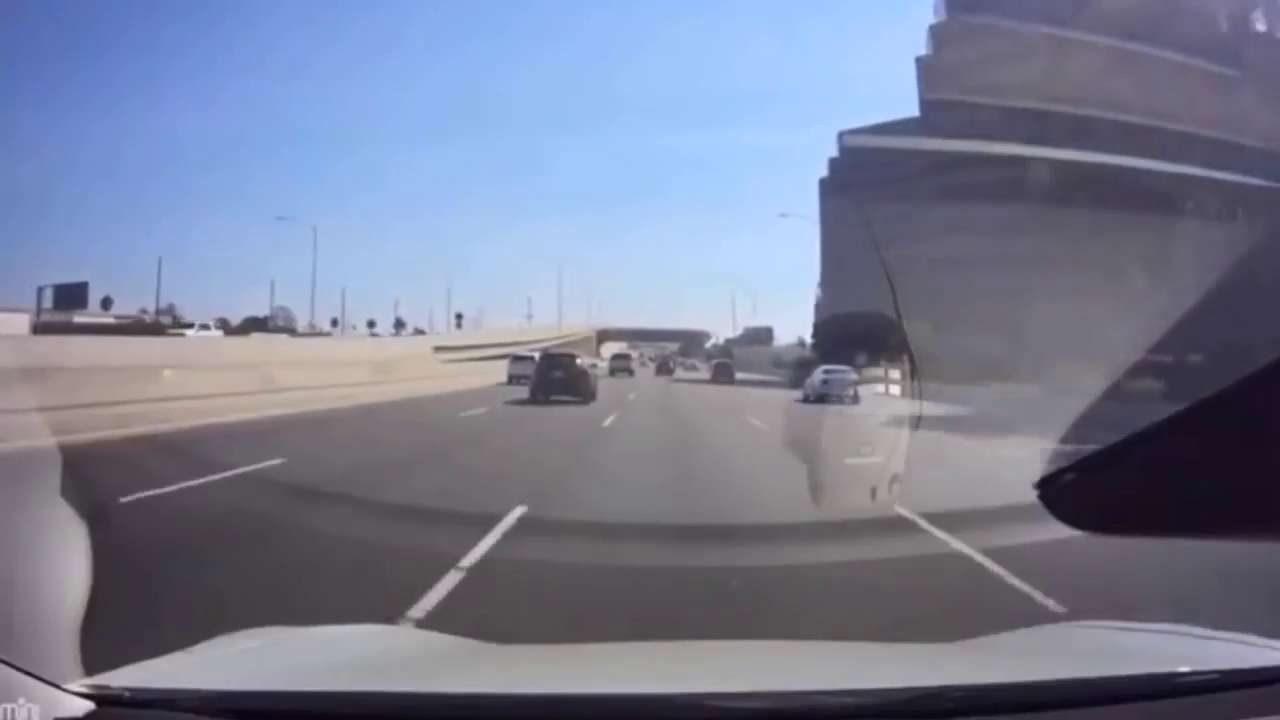
#> input picture frame 45 of tesla.mp4, 1280 x 720 px, given in place of bike.mp4, which was not available
$ python car.py
#> lines starting #> are read from the running program, lines starting #| are printed output that depends on the picture; after the words box and inside, x2 and y2 are one past the last pixel; in counts of white or black regions, pixels touching at a corner belong together; pictures that were not available may be replaced by others from this repository, and a replacement may not be noted
from cv2 import cv2

img_file = 'cari.jpg'

car_file = 'car_detector.xml'
pedestrian_file = 'pedestrian.xml'

video = cv2.VideoCapture('bike.mp4')

pedestrian_tracker = cv2.CascadeClassifier(pedestrian_file)
car_tracker = cv2.CascadeClassifier(car_file)

while True:
    (read_successful,frame) = video.read()
#> frame is the input picture: shape (720, 1280, 3); mean B, G, R 147.8, 125.7, 119.8
    if read_successful:
        gray_frame = cv2.cvtColor(frame,cv2.COLOR_BGR2GRAY)
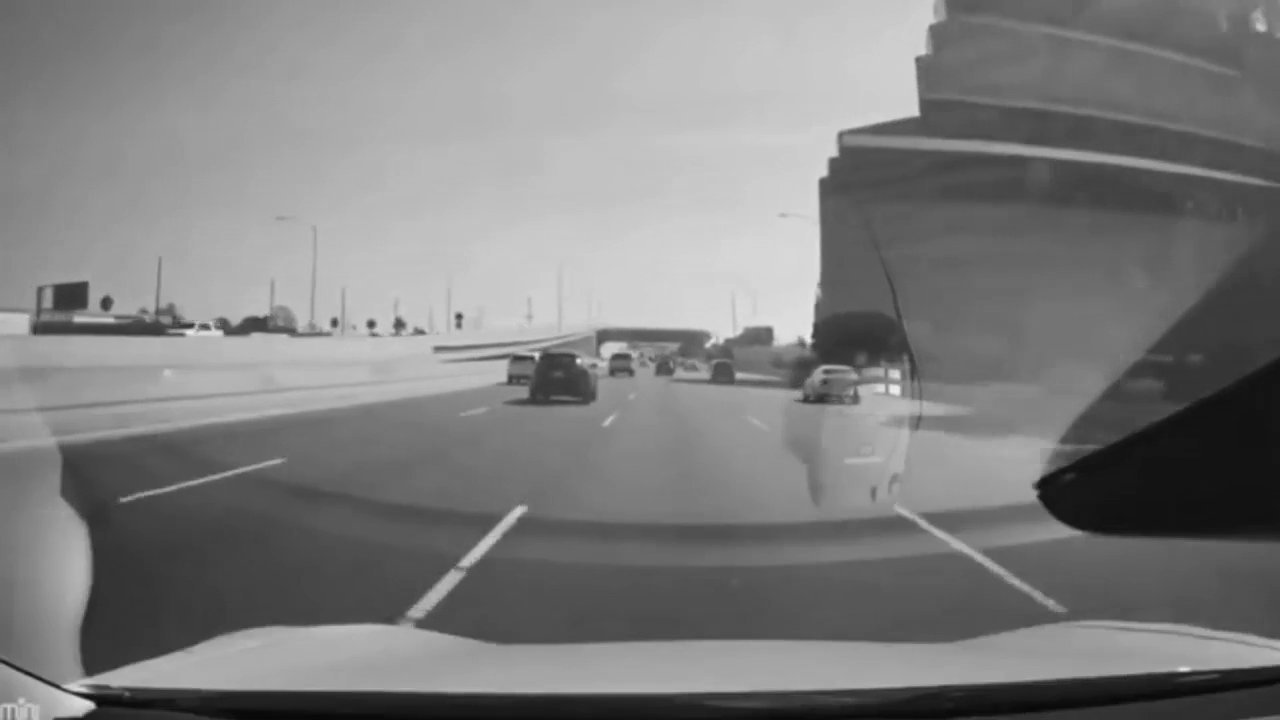
#> gray_frame: shape (720, 1280); min 6, max 238, mean 126.5

    else:
        break

    cars = car_tracker.detectMultiScale(gray_frame)
#> cars = [[408, 319, 22, 22], [789, 358, 65, 65], [588, 327, 66, 66], [171, 224, 166, 166]]
    pedestrian = pedestrian_tracker.detectMultiScale(gray_frame)
#> pedestrian = ()

    for(x,y,w,h) in cars:
        cv2.rectangle(frame, (x,y), (x+w,y+h), (0,0,255), (2))
#> this loop made 4 passes
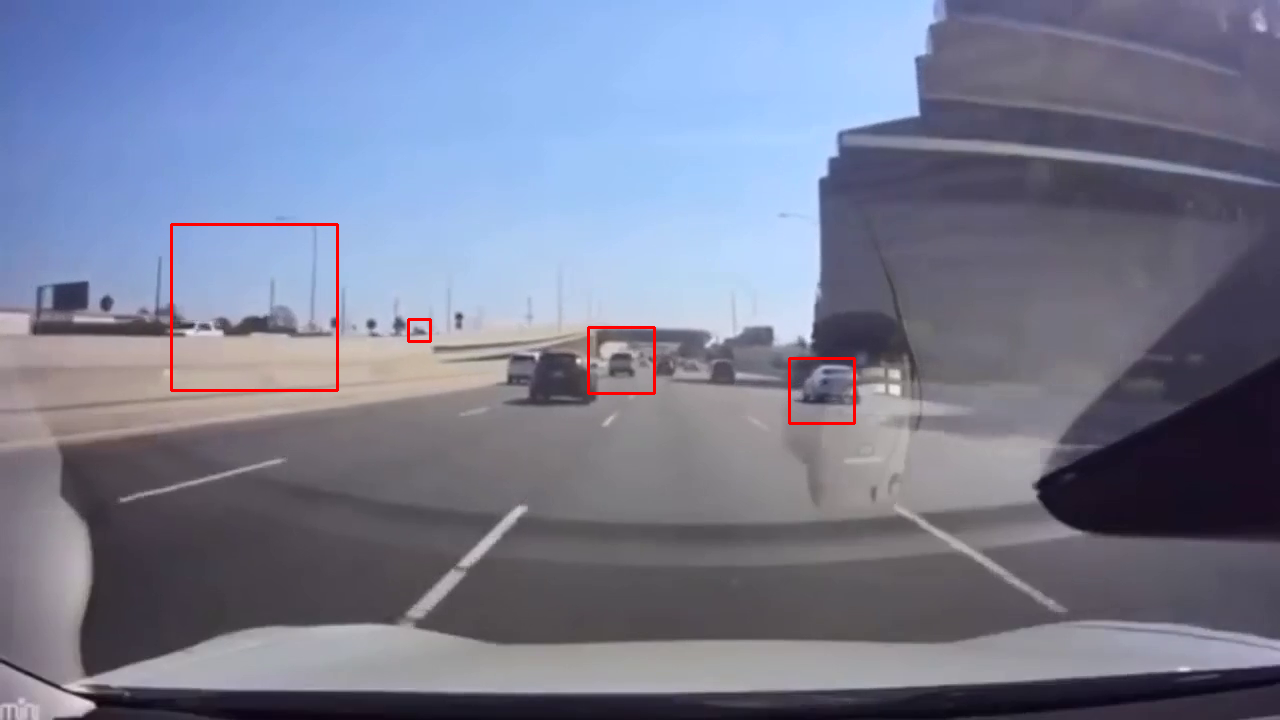
#> frame: shape (720, 1280, 3); 0.41% of pixels changed, all inside (x1, y1, x2, y2) = (170, 223, 856, 425)

    for(x,y,w,h) in pedestrian:
        cv2.rectangle(frame, (x,y), (x+w,y+h), (0,255,255), (2))
#> this loop made 0 passes


    cv2.imshow('win',frame)
    cv2.waitKey(1)


print('ho')

$ run again, starting later in the video
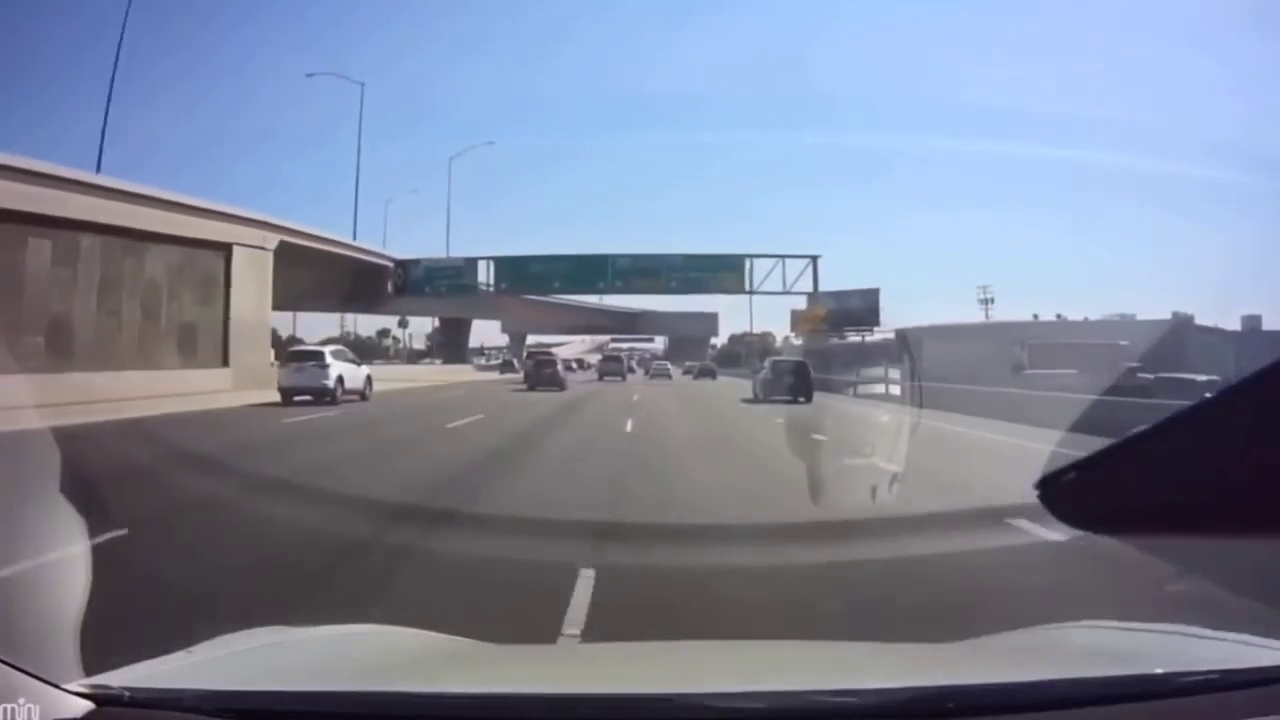
#> input picture frame 203 of tesla.mp4, 1280 x 720 px, given in place of bike.mp4, which was not available
#> frame is the input picture: shape (720, 1280, 3); mean B, G, R 153.9, 133.6, 125.2
#> `gray_frame = cv2.cvtColor(frame,cv2.COLOR_BGR2GRAY)`:
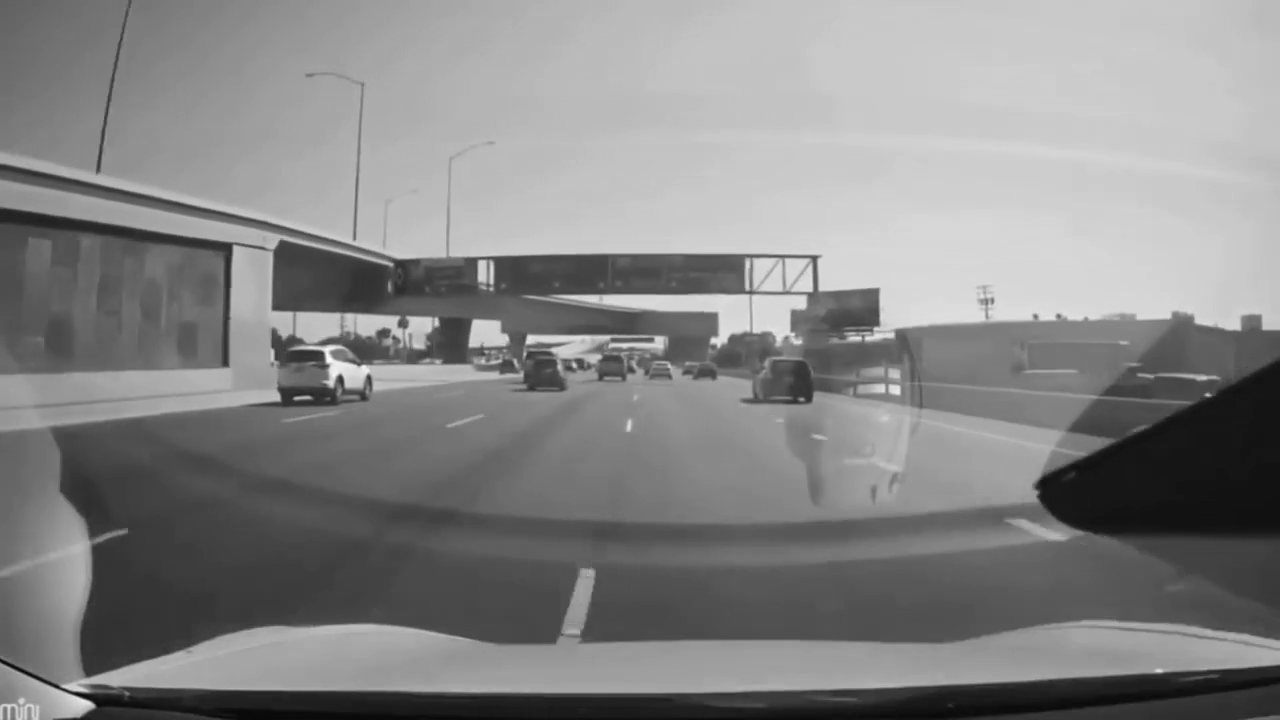
#> gray_frame: shape (720, 1280); min 7, max 254, mean 133.3
#> cars = [[637, 347, 45, 45], [683, 349, 45, 45], [586, 341, 53, 53], [468, 336, 48, 48], [730, 330, 102, 102]]
#> pedestrian = ()
#> the loop `for(x,y,w,h) in cars:` made 5 passes
#> after the loop `for(x,y,w,h) in cars:`:
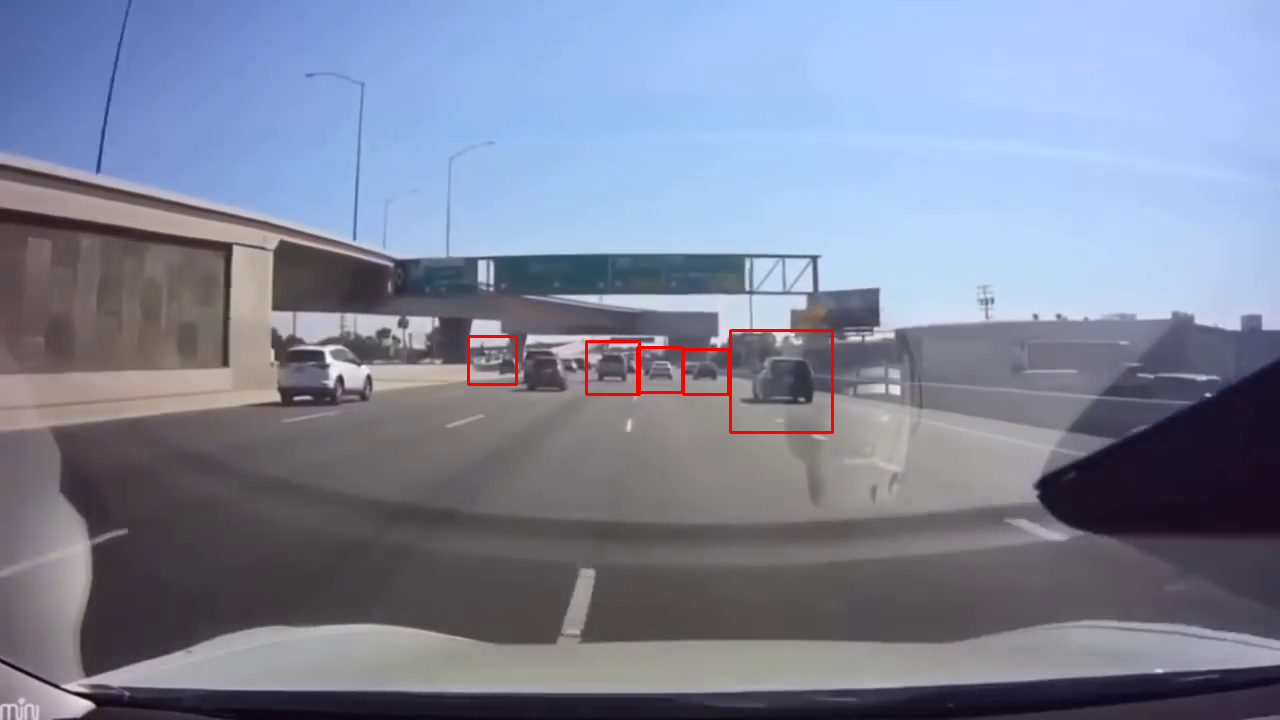
#> frame: shape (720, 1280, 3); 0.36% of pixels changed, all inside (x1, y1, x2, y2) = (467, 329, 834, 434)

$ run again, starting later in the video
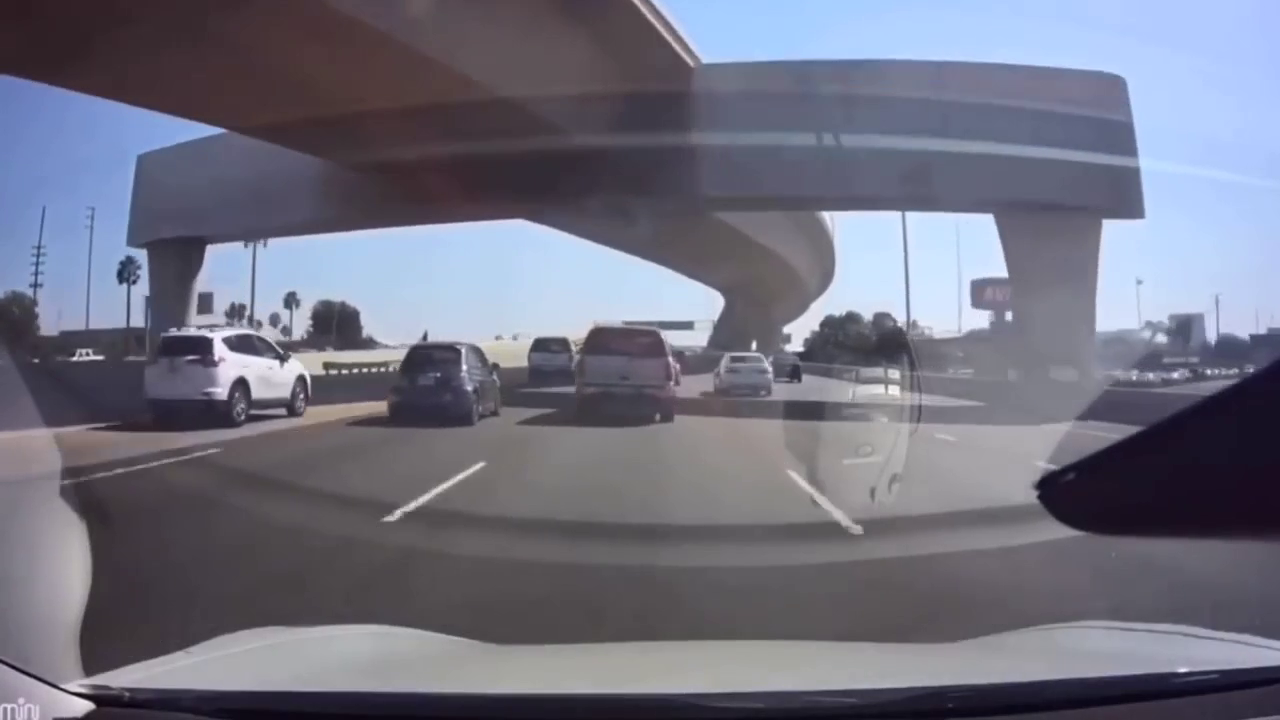
#> input picture frame 362 of tesla.mp4, 1280 x 720 px, given in place of bike.mp4, which was not available
#> frame is the input picture: shape (720, 1280, 3); mean B, G, R 128.2, 113.2, 112.6
#> `gray_frame = cv2.cvtColor(frame,cv2.COLOR_BGR2GRAY)`:
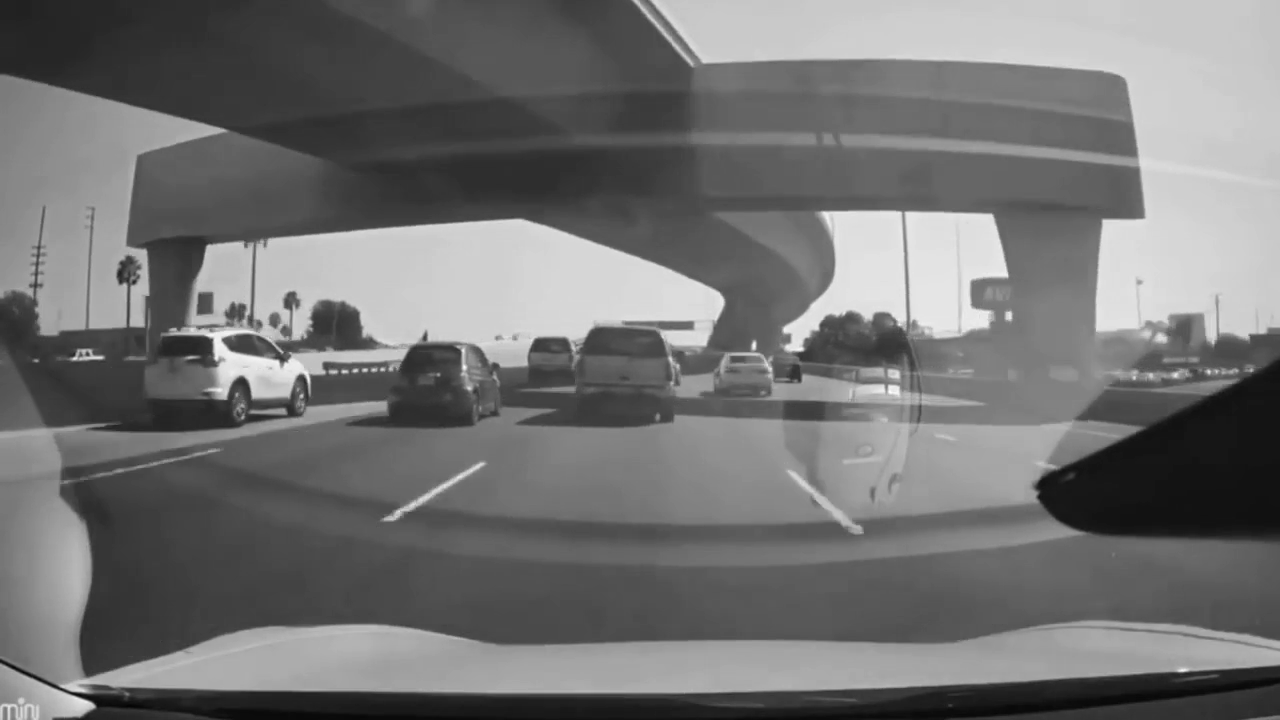
#> gray_frame: shape (720, 1280); min 4, max 255, mean 114.7
#> cars = [[848, 354, 44, 44], [758, 351, 98, 98]]
#> pedestrian = ()
#> the loop `for(x,y,w,h) in cars:` made 2 passes
#> after the loop `for(x,y,w,h) in cars:`:
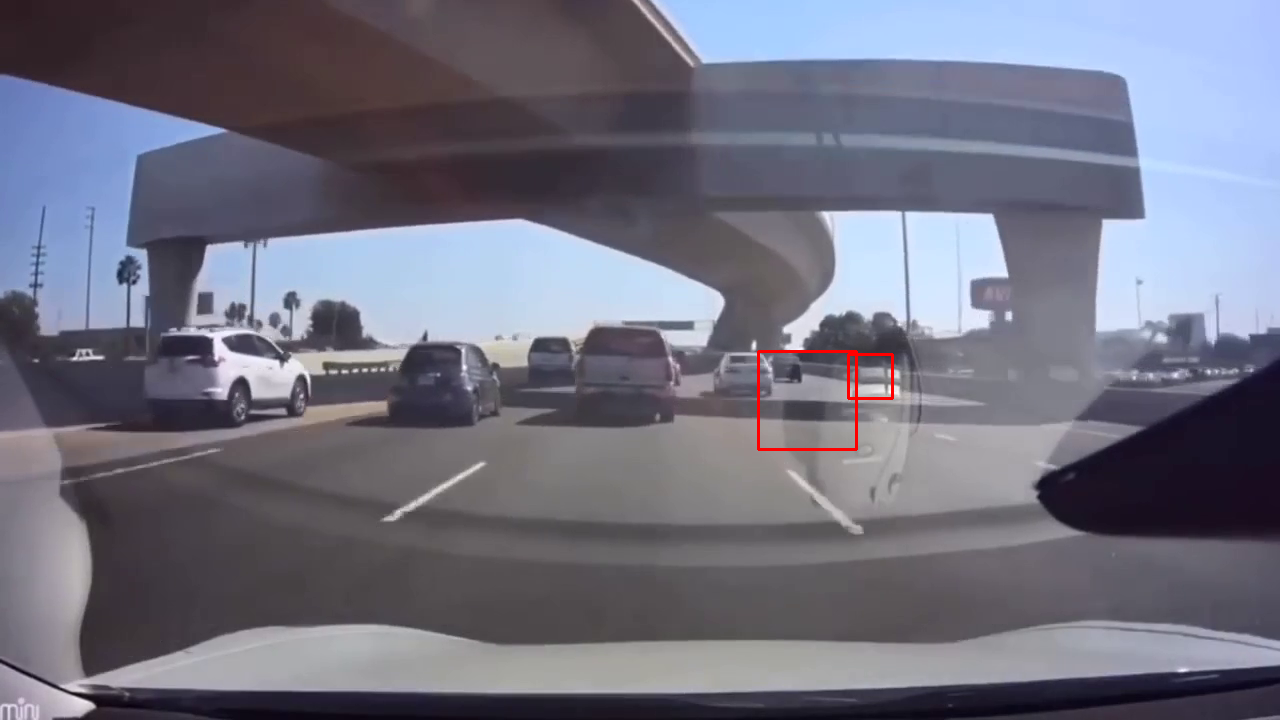
#> frame: shape (720, 1280, 3); 0.18% of pixels changed, all inside (x1, y1, x2, y2) = (757, 350, 894, 451)
